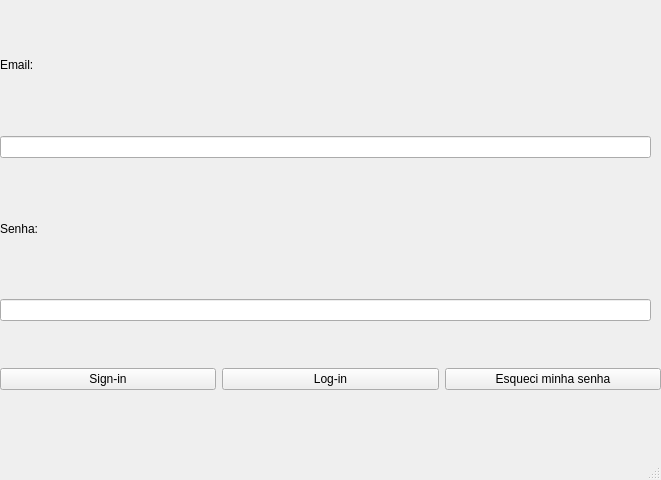
<?xml version="1.0" encoding="UTF-8"?>
<ui version="4.0">
 <class>MainWindow</class>
 <widget class="QMainWindow" name="MainWindow">
  <property name="geometry">
   <rect>
    <x>0</x>
    <y>0</y>
    <width>661</width>
    <height>480</height>
   </rect>
  </property>
  <property name="windowTitle">
   <string>MainWindow</string>
  </property>
  <widget class="QWidget" name="centralwidget">
   <widget class="QWidget" name="verticalLayoutWidget">
    <property name="geometry">
     <rect>
      <x>0</x>
      <y>0</y>
      <width>651</width>
      <height>321</height>
     </rect>
    </property>
    <layout class="QVBoxLayout" name="verticalLayout">
     <item>
      <widget class="QLabel" name="label_email">
       <property name="text">
        <string>Email:</string>
       </property>
      </widget>
     </item>
     <item>
      <widget class="QLineEdit" name="input_email"/>
     </item>
     <item>
      <widget class="QLabel" name="label_senha">
       <property name="text">
        <string>Senha:</string>
       </property>
      </widget>
     </item>
     <item>
      <widget class="QLineEdit" name="input_senha"/>
     </item>
    </layout>
   </widget>
   <widget class="QWidget" name="horizontalLayoutWidget">
    <property name="geometry">
     <rect>
      <x>0</x>
      <y>319</y>
      <width>661</width>
      <height>121</height>
     </rect>
    </property>
    <layout class="QHBoxLayout" name="horizontalLayout">
     <item>
      <widget class="QPushButton" name="btn_signin">
       <property name="text">
        <string>Sign-in</string>
       </property>
      </widget>
     </item>
     <item>
      <widget class="QPushButton" name="btn_login">
       <property name="text">
        <string>Log-in</string>
       </property>
      </widget>
     </item>
     <item>
      <widget class="QPushButton" name="btn_esqueci">
       <property name="text">
        <string>Esqueci minha senha</string>
       </property>
      </widget>
     </item>
    </layout>
   </widget>
  </widget>
  <widget class="QMenuBar" name="menubar">
   <property name="geometry">
    <rect>
     <x>0</x>
     <y>0</y>
     <width>661</width>
     <height>22</height>
    </rect>
   </property>
  </widget>
  <widget class="QStatusBar" name="statusbar"/>
 </widget>
 <resources/>
 <connections/>
</ui>
